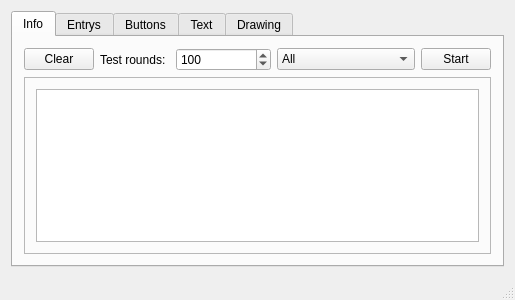
<?xml version="1.0" encoding="UTF-8"?>
<ui version="4.0">
 <class>MainWindow</class>
 <widget class="QMainWindow" name="MainWindow">
  <property name="geometry">
   <rect>
    <x>0</x>
    <y>0</y>
    <width>515</width>
    <height>300</height>
   </rect>
  </property>
  <property name="windowTitle">
   <string>QtPerf</string>
  </property>
  <widget class="QWidget" name="centralWidget">
   <layout class="QGridLayout" name="gridLayout">
    <item row="0" column="0">
     <widget class="QTabWidget" name="tabMain">
      <property name="currentIndex">
       <number>0</number>
      </property>
      <widget class="QWidget" name="tabInfo">
       <attribute name="title">
        <string>Info</string>
       </attribute>
       <layout class="QGridLayout" name="gridLayout_3">
        <item row="0" column="0">
         <widget class="QPushButton" name="buttonReset">
          <property name="maximumSize">
           <size>
            <width>70</width>
            <height>16777215</height>
           </size>
          </property>
          <property name="text">
           <string>Clear</string>
          </property>
         </widget>
        </item>
        <item row="0" column="1">
         <widget class="QLabel" name="labelRounds">
          <property name="maximumSize">
           <size>
            <width>70</width>
            <height>16777215</height>
           </size>
          </property>
          <property name="text">
           <string>Test rounds:</string>
          </property>
         </widget>
        </item>
        <item row="0" column="2">
         <widget class="QSpinBox" name="spinRounds">
          <property name="maximumSize">
           <size>
            <width>100</width>
            <height>16777215</height>
           </size>
          </property>
          <property name="minimum">
           <number>1</number>
          </property>
          <property name="maximum">
           <number>10000</number>
          </property>
          <property name="value">
           <number>100</number>
          </property>
         </widget>
        </item>
        <item row="0" column="3">
         <widget class="QComboBox" name="comboTests">
          <item>
           <property name="text">
            <string>All</string>
           </property>
          </item>
          <item>
           <property name="text">
            <string>QLineEdit</string>
           </property>
          </item>
          <item>
           <property name="text">
            <string>QComboBox</string>
           </property>
          </item>
          <item>
           <property name="text">
            <string>QComboBoxEntry</string>
           </property>
          </item>
          <item>
           <property name="text">
            <string>QSpinBox</string>
           </property>
          </item>
          <item>
           <property name="text">
            <string>QProgressBar</string>
           </property>
          </item>
          <item>
           <property name="text">
            <string>QPushButton</string>
           </property>
          </item>
          <item>
           <property name="text">
            <string>QCheckBox</string>
           </property>
          </item>
          <item>
           <property name="text">
            <string>QRadioButton</string>
           </property>
          </item>
          <item>
           <property name="text">
            <string>QTextEdit - Add text</string>
           </property>
          </item>
          <item>
           <property name="text">
            <string>QTextEdit - Scroll</string>
           </property>
          </item>
          <item>
           <property name="text">
            <string>QPainter- Lines</string>
           </property>
          </item>
          <item>
           <property name="text">
            <string>QPainter - Circles</string>
           </property>
          </item>
          <item>
           <property name="text">
            <string>QPainter - Text</string>
           </property>
          </item>
          <item>
           <property name="text">
            <string>QPainter - Image</string>
           </property>
          </item>
         </widget>
        </item>
        <item row="0" column="4">
         <widget class="QPushButton" name="buttonRun">
          <property name="maximumSize">
           <size>
            <width>70</width>
            <height>16777215</height>
           </size>
          </property>
          <property name="text">
           <string>Start</string>
          </property>
         </widget>
        </item>
        <item row="1" column="0" colspan="5">
         <widget class="QFrame" name="frame">
          <property name="frameShape">
           <enum>QFrame::StyledPanel</enum>
          </property>
          <property name="frameShadow">
           <enum>QFrame::Raised</enum>
          </property>
          <layout class="QGridLayout" name="gridLayout_2">
           <item row="0" column="0">
            <widget class="QTextEdit" name="textConsole"/>
           </item>
          </layout>
         </widget>
        </item>
       </layout>
      </widget>
      <widget class="QWidget" name="tabEntrys">
       <attribute name="title">
        <string>Entrys</string>
       </attribute>
       <layout class="QGridLayout" name="gridLayout_4">
        <item row="0" column="1">
         <spacer name="verticalSpacer_2">
          <property name="orientation">
           <enum>Qt::Vertical</enum>
          </property>
          <property name="sizeHint" stdset="0">
           <size>
            <width>20</width>
            <height>40</height>
           </size>
          </property>
         </spacer>
        </item>
        <item row="1" column="1">
         <widget class="QLineEdit" name="testLineEdit">
          <property name="sizePolicy">
           <sizepolicy hsizetype="Expanding" vsizetype="Fixed">
            <horstretch>0</horstretch>
            <verstretch>0</verstretch>
           </sizepolicy>
          </property>
          <property name="minimumSize">
           <size>
            <width>300</width>
            <height>0</height>
           </size>
          </property>
         </widget>
        </item>
        <item row="2" column="1">
         <widget class="QComboBox" name="testComboBox">
          <item>
           <property name="text">
            <string>Selection 1</string>
           </property>
          </item>
          <item>
           <property name="text">
            <string>Selection 2</string>
           </property>
          </item>
          <item>
           <property name="text">
            <string>Selection 3</string>
           </property>
          </item>
          <item>
           <property name="text">
            <string>Selection 4</string>
           </property>
          </item>
          <item>
           <property name="text">
            <string>Selection 5</string>
           </property>
          </item>
          <item>
           <property name="text">
            <string>Selection 6</string>
           </property>
          </item>
          <item>
           <property name="text">
            <string>Selection 7</string>
           </property>
          </item>
          <item>
           <property name="text">
            <string>Selection 8</string>
           </property>
          </item>
          <item>
           <property name="text">
            <string>Selection 9</string>
           </property>
          </item>
          <item>
           <property name="text">
            <string>Selection 10</string>
           </property>
          </item>
         </widget>
        </item>
        <item row="3" column="0">
         <spacer name="horizontalSpacer">
          <property name="orientation">
           <enum>Qt::Horizontal</enum>
          </property>
          <property name="sizeHint" stdset="0">
           <size>
            <width>135</width>
            <height>20</height>
           </size>
          </property>
         </spacer>
        </item>
        <item row="3" column="1">
         <widget class="QComboBox" name="testComboBoxEd">
          <property name="editable">
           <bool>true</bool>
          </property>
          <item>
           <property name="text">
            <string>Selection 1</string>
           </property>
          </item>
          <item>
           <property name="text">
            <string>Selection 2</string>
           </property>
          </item>
          <item>
           <property name="text">
            <string>Selection 3</string>
           </property>
          </item>
          <item>
           <property name="text">
            <string>Selection 4</string>
           </property>
          </item>
          <item>
           <property name="text">
            <string>Selection 5</string>
           </property>
          </item>
          <item>
           <property name="text">
            <string>Selection 6</string>
           </property>
          </item>
          <item>
           <property name="text">
            <string>Selection 7</string>
           </property>
          </item>
          <item>
           <property name="text">
            <string>Selection 8</string>
           </property>
          </item>
          <item>
           <property name="text">
            <string>Selection 9</string>
           </property>
          </item>
          <item>
           <property name="text">
            <string>Selection 10</string>
           </property>
          </item>
         </widget>
        </item>
        <item row="3" column="2">
         <spacer name="horizontalSpacer_2">
          <property name="orientation">
           <enum>Qt::Horizontal</enum>
          </property>
          <property name="sizeHint" stdset="0">
           <size>
            <width>10</width>
            <height>20</height>
           </size>
          </property>
         </spacer>
        </item>
        <item row="4" column="1">
         <widget class="QSpinBox" name="testSpinBox">
          <property name="minimum">
           <number>1</number>
          </property>
          <property name="maximum">
           <number>1000</number>
          </property>
         </widget>
        </item>
        <item row="5" column="1">
         <widget class="QProgressBar" name="testProgressBar">
          <property name="value">
           <number>0</number>
          </property>
         </widget>
        </item>
        <item row="6" column="1">
         <spacer name="verticalSpacer">
          <property name="orientation">
           <enum>Qt::Vertical</enum>
          </property>
          <property name="sizeHint" stdset="0">
           <size>
            <width>20</width>
            <height>40</height>
           </size>
          </property>
         </spacer>
        </item>
       </layout>
      </widget>
      <widget class="QWidget" name="tabButtons">
       <attribute name="title">
        <string>Buttons</string>
       </attribute>
       <layout class="QGridLayout" name="gridLayout_5">
        <item row="0" column="1">
         <spacer name="verticalSpacer_3">
          <property name="orientation">
           <enum>Qt::Vertical</enum>
          </property>
          <property name="sizeHint" stdset="0">
           <size>
            <width>20</width>
            <height>82</height>
           </size>
          </property>
         </spacer>
        </item>
        <item row="1" column="1">
         <widget class="QPushButton" name="testButton">
          <property name="minimumSize">
           <size>
            <width>200</width>
            <height>0</height>
           </size>
          </property>
          <property name="text">
           <string>PushButton</string>
          </property>
         </widget>
        </item>
        <item row="2" column="0" rowspan="2">
         <spacer name="horizontalSpacer_3">
          <property name="orientation">
           <enum>Qt::Horizontal</enum>
          </property>
          <property name="sizeHint" stdset="0">
           <size>
            <width>184</width>
            <height>20</height>
           </size>
          </property>
         </spacer>
        </item>
        <item row="2" column="1">
         <widget class="QCheckBox" name="testCheckBox">
          <property name="text">
           <string>CheckBox</string>
          </property>
         </widget>
        </item>
        <item row="3" column="2" rowspan="2">
         <spacer name="horizontalSpacer_4">
          <property name="orientation">
           <enum>Qt::Horizontal</enum>
          </property>
          <property name="sizeHint" stdset="0">
           <size>
            <width>184</width>
            <height>20</height>
           </size>
          </property>
         </spacer>
        </item>
        <item row="4" column="1">
         <widget class="QRadioButton" name="testRadioButton1">
          <property name="text">
           <string>RadioButton</string>
          </property>
         </widget>
        </item>
        <item row="5" column="1">
         <widget class="QRadioButton" name="testRadioButton2">
          <property name="text">
           <string>RadioButton</string>
          </property>
          <property name="checked">
           <bool>true</bool>
          </property>
         </widget>
        </item>
        <item row="6" column="1">
         <spacer name="verticalSpacer_4">
          <property name="orientation">
           <enum>Qt::Vertical</enum>
          </property>
          <property name="sizeHint" stdset="0">
           <size>
            <width>20</width>
            <height>81</height>
           </size>
          </property>
         </spacer>
        </item>
       </layout>
      </widget>
      <widget class="QWidget" name="tabText">
       <attribute name="title">
        <string>Text</string>
       </attribute>
       <layout class="QVBoxLayout" name="verticalLayout">
        <item>
         <widget class="QTextEdit" name="testTextEdit"/>
        </item>
       </layout>
      </widget>
      <widget class="QWidget" name="tabDrawing">
       <attribute name="title">
        <string>Drawing</string>
       </attribute>
       <layout class="QGridLayout" name="gridLayout_6">
        <property name="leftMargin">
         <number>20</number>
        </property>
        <property name="topMargin">
         <number>6</number>
        </property>
        <property name="rightMargin">
         <number>20</number>
        </property>
        <property name="bottomMargin">
         <number>20</number>
        </property>
        <item row="0" column="0">
         <widget class="QLabel" name="labelQPainter">
          <property name="maximumSize">
           <size>
            <width>16777215</width>
            <height>20</height>
           </size>
          </property>
          <property name="font">
           <font>
            <weight>75</weight>
            <bold>true</bold>
           </font>
          </property>
          <property name="text">
           <string>QPainter</string>
          </property>
          <property name="textFormat">
           <enum>Qt::PlainText</enum>
          </property>
         </widget>
        </item>
        <item row="1" column="0">
         <widget class="TestWidget" name="testDrawWidget" native="true"/>
        </item>
       </layout>
      </widget>
     </widget>
    </item>
   </layout>
  </widget>
  <widget class="QStatusBar" name="statusBar"/>
 </widget>
 <layoutdefault spacing="6" margin="11"/>
 <customwidgets>
  <customwidget>
   <class>TestWidget</class>
   <extends>QWidget</extends>
   <header>testwidget.h</header>
   <container>1</container>
  </customwidget>
 </customwidgets>
 <resources/>
 <connections/>
</ui>
